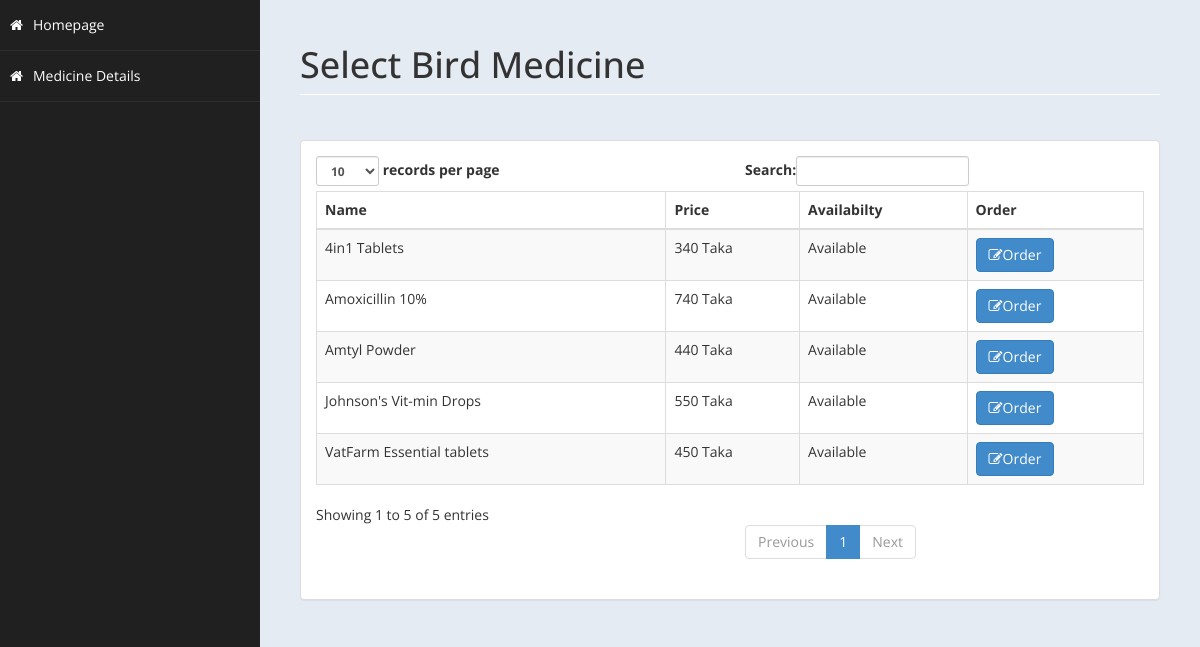
/medicine/bird.php, run on the app's committed database.
### tables this page shows
CREATE TABLE `ordermed` (
  `id` int(11) NOT NULL,
  `name` varchar(100) NOT NULL,
  `price` varchar(100) NOT NULL,
  `pet` varchar(100) NOT NULL,
  `stock` varchar(100) NOT NULL
);

### medicine/bird.php (the view, shortened to what this page needs)
<!DOCTYPE html>
<html xmlns="http://www.w3.org/1999/xhtml">
<head>
    <link href="assets/css/bootstrap.css" rel="stylesheet" />
    <link href="assets/css/font-awesome.css" rel="stylesheet" />
    <link href="assets/css/custom-styles.css" rel="stylesheet" />
</head>
<body>
    <div id="wrapper">
        <nav class="navbar-default navbar-side" role="navigation">
            <div class="sidebar-collapse">
                <ul class="nav" id="main-menu">
                    <li>
                        <a  href="../home.php"><i class="fa fa-home"></i>Homepage</a>
                    </li>
                    <li>
                        <a  href="bird.php"><i class="fa fa-home"></i>Medicine Details</a>
                    </li>
					</ul>
            </div>
        </nav>
        <div id="page-wrapper" >
            <div id="page-inner">
			 <div class="row">
                    <div class="col-md-12">
                        <h1 class="page-header">
                           Select Bird Medicine<small> </small>
                        </h1>
                    </div>
                </div>
            <div class="row">
                <div class="col-md-12">
                    <div class="panel panel-default">
                        <div class="panel-body">
                            <div class="table-responsive">
                                <table class="table table-striped table-bordered table-hover" id="dataTables-example">
                                <thead>
                                    <tr>
                                            <th>Name</th>
                                            <th>Price</th>
                                            <th>Availabilty</th>
                                            <th>Order</th>
                                        </tr>
                                    </thead>
                                    <tbody>
									<?php
										include ('db.php');
										$sql="select * from ordermed where pet='bird'";
										$re = mysqli_query($con,$sql);
										while($row = mysqli_fetch_array($re))
										{
                                            $id = $row['id'];
                                            if($id !="Null")
                                            {
                                                $stock=$row['stock'];
                                                if($stock =="Available")
                                                {
                                                    echo"<tr class='gradeC'>
                                                    <td>".$row['name']."</td>
                                                    <td>".$row['price']," Taka"."</td>
                                                    <td>".$row['stock']."</td>
                                                    <td><a href=birdorder.php?eid=".$id ." <button class='btn btn-primary'> <i class='fa fa-edit' ></i>Order</button></td>
                                                    </tr>";
                                                }
                                                else
                                                {
                                                    echo"<tr class='gradeC'>
                                                    <td>".$row['name']."</td>
                                                    <td>".$row['price']," Taka"."</td>
                                                    <td>".$row['stock']."</td>
                                                    <td></td></tr>";
                                                }
                                            }
										}
									?>
                                    </tbody>
                                </table>
                            </div>
                        </div>
                    </div>
                </div>
            </div>
        </div>
    </div>
</body>
</html>

### medicine/assets/css/custom-styles.css (style rules this page uses)
body { font-family: 'Open Sans', sans-serif; }
#wrapper { width: 100%; background:#202020; }
#page-wrapper { padding: 15px 15px; min-height: 600px; background:#E5EBF2; }
#page-inner { width:100%; margin:10px 20px 10px 0px; background-color:transparent; padding:10px; min-height:1200px; }
h1, .h1, h2, .h2, h3, .h3 { margin-top: 7px; margin-bottom: -5px; }
.page-header { padding-bottom: 9px; margin: 10px 0 45px; border-bottom: 1px solid #ffffff; }
.sidebar-collapse , .sidebar-collapse .nav { background:none; }
.sidebar-collapse .nav { padding:0; }
.sidebar-collapse .nav > li > a { color:#fff; background:transparent; text-shadow:none; }
.sidebar-collapse > .nav > li > a { padding:15px 10px; }
.sidebar-collapse > .nav > li { border-bottom: 1px solid rgba(107, 108, 109, 0.19); }
.navbar-side { border:none; background-color: transparent; }
.navbar-default { border:0px solid black; }
.nav > li > a > i { margin-right:10px; }
@media (min-width:768px) { #page-wrapper { margin: 0 0 0 260px; padding: 15px 30px; min-height: 1200px; } }
@media (min-width:768px) { .navbar-side { z-index: 1; position: absolute; width: 260px; } }

### data on the page
ordermed: name "4in1 Tablets", price "340", stock "Available"
ordermed: name "Amoxicillin 10%", price "740", stock "Available"
ordermed: name "Johnson's Vit-min Drops", price "550", stock "Available"
ordermed: name "VatFarm Essential tablets", price "450", stock "Available"
ordermed: name "Amtyl Powder", price "440", stock "Available"
